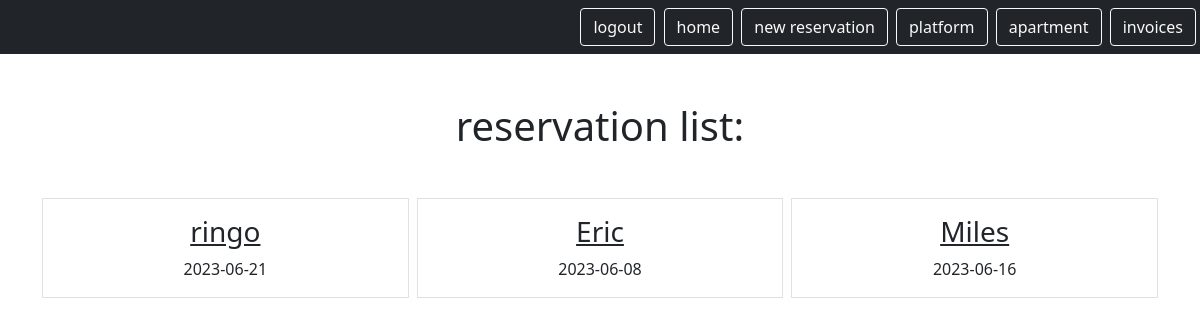
/mini/reservation (signed in), run on an earlier commit of the app's database.
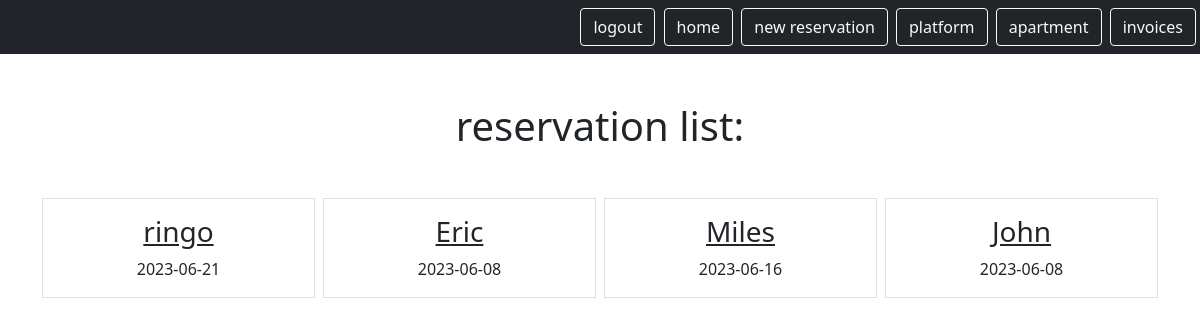
And on a later commit of the database.
### reservation/models.py (models this page shows, shortened)
class Reservation(models.Model):
    PURPOSE_CHOICES = [
        ('holiday', 'holiday'),
        ('business', 'business'),
        ('no-show', 'no-show'),
    ]
    id = models.AutoField(primary_key=True)
    start_date = models.DateField(blank=True, null=True)
    end_date = models.DateField(blank=True, null=True)
    name = models.CharField(max_length=255)
    lname = models.CharField(max_length=255, blank=True)
    company = models.CharField(max_length=255 , blank=True, null=True)
    email = models.EmailField(blank=True, null=True)
    t_sum = models.DecimalField(max_digits=10, decimal_places=2, blank=True, null=True)
    commission = models.DecimalField(max_digits=10, decimal_places=2, blank=True, null=True)
    rech_num = models.CharField(max_length=255, blank=True, null=True)
    link = models.URLField(blank=True, null=True)
    purpose = models.CharField(max_length=255,choices=PURPOSE_CHOICES, blank=True, null=True)
    user = models.ForeignKey(User, on_delete=models.CASCADE, related_name='reservation')
    platform = models.ForeignKey(Platform, on_delete=models.CASCADE, related_name='reservation', blank=True)
    apartment = models.ForeignKey(Apartment, on_delete=models.CASCADE, related_name='reservation', blank=True)

### reservation/views.py (the view)
# urls.py: path('reservation', views.ResListView.as_view(), name = 'reservation.list'),
class ResListView(LoginRequiredMixin, ListView):
    model = Reservation
    template_name = "booking/res_list.html"
    context_object_name = "reservation"
    login_url = LOGIN_URL
    def get_queryset(self):
        return self.request.user.reservation.all()

### reservation/templates/booking/res_list.html
{% extends "base.html" %}
{% block content %}
    <h1 class="my-5">reservation list:</h1>
        <div class="row row-cols3 g-2">
            {% for res in reservation %}
            <div class="col">
                <div class="p-3 border">
                    <a href="{% url 'reservation.detail' pk=res.id %}" class="text-dark text-decoration-non">
                        <h3>{{res.name}}</h3>
                    </a>
                    {{res.start_date |truncatechars:10}}
                </div>
            </div>
            {% endfor %}
        </div>
{% endblock %}

What changed in the data, as far as the page shows it:
added Reservation: name "John", start_date "2023-06-08"
